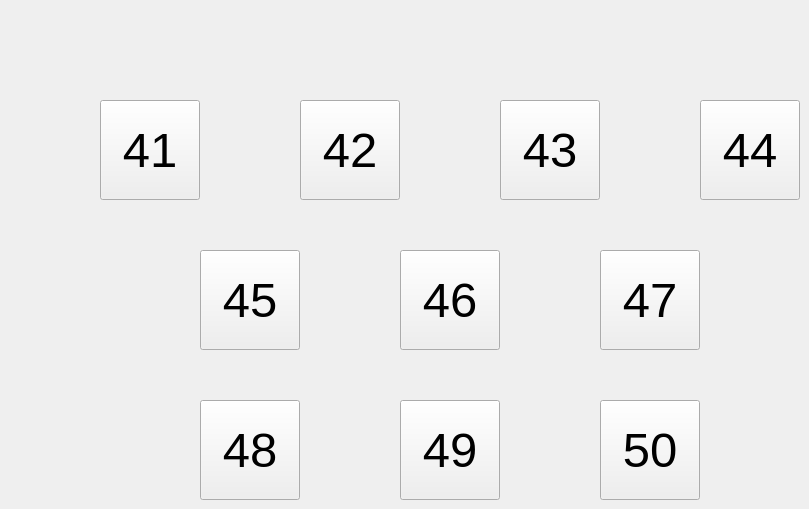
   <widget class="QWidget" name="page_5">
    <widget class="QPushButton" name="Pigsty_42">
     <property name="geometry">
      <rect>
       <x>300</x>
       <y>100</y>
       <width>100</width>
       <height>100</height>
      </rect>
     </property>
     <property name="font">
      <font>
       <pointsize>37</pointsize>
      </font>
     </property>
     <property name="text">
      <string>42</string>
     </property>
    </widget>
    <widget class="QPushButton" name="Pigsty_44">
     <property name="geometry">
      <rect>
       <x>700</x>
       <y>100</y>
       <width>100</width>
       <height>100</height>
      </rect>
     </property>
     <property name="font">
      <font>
       <pointsize>37</pointsize>
      </font>
     </property>
     <property name="text">
      <string>44</string>
     </property>
    </widget>
    <widget class="QPushButton" name="Pigsty_43">
     <property name="geometry">
      <rect>
       <x>500</x>
       <y>100</y>
       <width>100</width>
       <height>100</height>
      </rect>
     </property>
     <property name="font">
      <font>
       <pointsize>37</pointsize>
      </font>
     </property>
     <property name="text">
      <string>43</string>
     </property>
    </widget>
    <widget class="QPushButton" name="Pigsty_47">
     <property name="geometry">
      <rect>
       <x>600</x>
       <y>250</y>
       <width>100</width>
       <height>100</height>
      </rect>
     </property>
     <property name="font">
      <font>
       <pointsize>37</pointsize>
      </font>
     </property>
     <property name="text">
      <string>47</string>
     </property>
    </widget>
    <widget class="QPushButton" name="Pigsty_41">
     <property name="geometry">
      <rect>
       <x>100</x>
       <y>100</y>
       <width>100</width>
       <height>100</height>
      </rect>
     </property>
     <property name="font">
      <font>
       <pointsize>37</pointsize>
      </font>
     </property>
     <property name="text">
      <string>41</string>
     </property>
    </widget>
    <widget class="QPushButton" name="Pigsty_45">
     <property name="geometry">
      <rect>
       <x>200</x>
       <y>250</y>
       <width>100</width>
       <height>100</height>
      </rect>
     </property>
     <property name="font">
      <font>
       <pointsize>37</pointsize>
      </font>
     </property>
     <property name="text">
      <string>45</string>
     </property>
    </widget>
    <widget class="QPushButton" name="Pigsty_48">
     <property name="geometry">
      <rect>
       <x>200</x>
       <y>400</y>
       <width>100</width>
       <height>100</height>
      </rect>
     </property>
     <property name="font">
      <font>
       <pointsize>37</pointsize>
      </font>
     </property>
     <property name="text">
      <string>48</string>
     </property>
    </widget>
    <widget class="QPushButton" name="Pigsty_49">
     <property name="geometry">
      <rect>
       <x>400</x>
       <y>400</y>
       <width>100</width>
       <height>100</height>
      </rect>
     </property>
     <property name="font">
      <font>
       <pointsize>37</pointsize>
      </font>
     </property>
     <property name="text">
      <string>49</string>
     </property>
    </widget>
    <widget class="QPushButton" name="Pigsty_46">
     <property name="geometry">
      <rect>
       <x>400</x>
       <y>250</y>
       <width>100</width>
       <height>100</height>
      </rect>
     </property>
     <property name="font">
      <font>
       <pointsize>37</pointsize>
      </font>
     </property>
     <property name="text">
      <string>46</string>
     </property>
    </widget>
    <widget class="QPushButton" name="Pigsty_50">
     <property name="geometry">
      <rect>
       <x>600</x>
       <y>400</y>
       <width>100</width>
       <height>100</height>
      </rect>
     </property>
     <property name="font">
      <font>
       <pointsize>37</pointsize>
      </font>
     </property>
     <property name="text">
      <string>50</string>
     </property>
    </widget>
   </widget>
